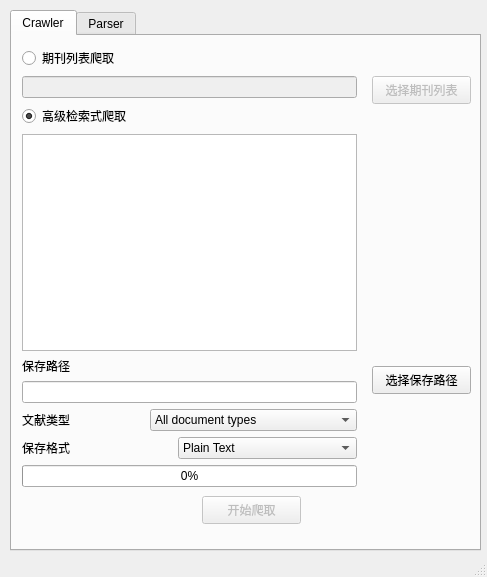
<?xml version="1.0" encoding="UTF-8"?>
<ui version="4.0">
 <class>MainWindow</class>
 <widget class="QMainWindow" name="MainWindow">
  <property name="geometry">
   <rect>
    <x>0</x>
    <y>0</y>
    <width>487</width>
    <height>577</height>
   </rect>
  </property>
  <property name="windowTitle">
   <string>Web of Science Crawler</string>
  </property>
  <widget class="QWidget" name="centralwidget">
   <widget class="QTabWidget" name="tabWidget">
    <property name="geometry">
     <rect>
      <x>10</x>
      <y>10</y>
      <width>471</width>
      <height>541</height>
     </rect>
    </property>
    <property name="currentIndex">
     <number>0</number>
    </property>
    <widget class="QWidget" name="tab">
     <attribute name="title">
      <string>Crawler</string>
     </attribute>
     <widget class="QWidget" name="layoutWidget">
      <property name="geometry">
       <rect>
        <x>10</x>
        <y>10</y>
        <width>335</width>
        <height>441</height>
       </rect>
      </property>
      <layout class="QVBoxLayout" name="verticalLayout_7">
       <item>
        <layout class="QVBoxLayout" name="verticalLayout_5">
         <item>
          <layout class="QVBoxLayout" name="verticalLayout_3">
           <item>
            <layout class="QVBoxLayout" name="verticalLayout">
             <item>
              <widget class="QRadioButton" name="radioButtonJournal">
               <property name="text">
                <string>期刊列表爬取</string>
               </property>
              </widget>
             </item>
             <item>
              <widget class="QLineEdit" name="lineEditJournal">
               <property name="enabled">
                <bool>false</bool>
               </property>
               <property name="readOnly">
                <bool>false</bool>
               </property>
              </widget>
             </item>
            </layout>
           </item>
           <item>
            <layout class="QVBoxLayout" name="verticalLayout_2">
             <item>
              <widget class="QRadioButton" name="radioButtonQuery">
               <property name="text">
                <string>高级检索式爬取</string>
               </property>
               <property name="checked">
                <bool>true</bool>
               </property>
              </widget>
             </item>
             <item>
              <widget class="QTextEdit" name="textEditQuery"/>
             </item>
            </layout>
           </item>
          </layout>
         </item>
         <item>
          <layout class="QVBoxLayout" name="verticalLayout_4">
           <item>
            <widget class="QLabel" name="labelOutputPath">
             <property name="text">
              <string>保存路径</string>
             </property>
            </widget>
           </item>
           <item>
            <widget class="QLineEdit" name="lineEditOutputPath"/>
           </item>
          </layout>
         </item>
        </layout>
       </item>
       <item>
        <layout class="QVBoxLayout" name="verticalLayout_6">
         <item>
          <layout class="QHBoxLayout" name="horizontalLayout">
           <item>
            <widget class="QLabel" name="label">
             <property name="text">
              <string>文献类型</string>
             </property>
            </widget>
           </item>
           <item>
            <widget class="QComboBox" name="comboBoxDocumentType">
             <item>
              <property name="text">
               <string>All document types</string>
              </property>
             </item>
             <item>
              <property name="text">
               <string>Article</string>
              </property>
             </item>
             <item>
              <property name="text">
               <string>Abstract of Published Item</string>
              </property>
             </item>
             <item>
              <property name="text">
               <string>Art Exhibit Review</string>
              </property>
             </item>
             <item>
              <property name="text">
               <string>Bibliography</string>
              </property>
             </item>
             <item>
              <property name="text">
               <string>Biographical-Item</string>
              </property>
             </item>
             <item>
              <property name="text">
               <string>Book</string>
              </property>
             </item>
             <item>
              <property name="text">
               <string>Book Chapter</string>
              </property>
             </item>
             <item>
              <property name="text">
               <string>Book Review</string>
              </property>
             </item>
             <item>
              <property name="text">
               <string>Chronology</string>
              </property>
             </item>
             <item>
              <property name="text">
               <string>Correction</string>
              </property>
             </item>
             <item>
              <property name="text">
               <string>Correction, Addition</string>
              </property>
             </item>
             <item>
              <property name="text">
               <string>Dance Performance Review</string>
              </property>
             </item>
             <item>
              <property name="text">
               <string>Data Paper</string>
              </property>
             </item>
             <item>
              <property name="text">
               <string>Database Review</string>
              </property>
             </item>
             <item>
              <property name="text">
               <string>Discussion</string>
              </property>
             </item>
             <item>
              <property name="text">
               <string>Early Access</string>
              </property>
             </item>
             <item>
              <property name="text">
               <string>Editorial Material</string>
              </property>
             </item>
             <item>
              <property name="text">
               <string>Excerpt</string>
              </property>
             </item>
             <item>
              <property name="text">
               <string>Fiction, Creative Prose</string>
              </property>
             </item>
             <item>
              <property name="text">
               <string>Film Review</string>
              </property>
             </item>
             <item>
              <property name="text">
               <string>Hardware Review</string>
              </property>
             </item>
             <item>
              <property name="text">
               <string>Item About an Individual</string>
              </property>
             </item>
             <item>
              <property name="text">
               <string>Letter</string>
              </property>
             </item>
             <item>
              <property name="text">
               <string>Meeting Abstract</string>
              </property>
             </item>
             <item>
              <property name="text">
               <string>Meeting Summary</string>
              </property>
             </item>
             <item>
              <property name="text">
               <string>Music Performance Review</string>
              </property>
             </item>
             <item>
              <property name="text">
               <string>Music Score</string>
              </property>
             </item>
             <item>
              <property name="text">
               <string>Music Score Review</string>
              </property>
             </item>
             <item>
              <property name="text">
               <string>News Item</string>
              </property>
             </item>
             <item>
              <property name="text">
               <string>Note</string>
              </property>
             </item>
             <item>
              <property name="text">
               <string>Poetry</string>
              </property>
             </item>
             <item>
              <property name="text">
               <string>Proceedings Paper</string>
              </property>
             </item>
             <item>
              <property name="text">
               <string>Record Review</string>
              </property>
             </item>
             <item>
              <property name="text">
               <string>Reprint</string>
              </property>
             </item>
             <item>
              <property name="text">
               <string>Retracted Publication</string>
              </property>
             </item>
             <item>
              <property name="text">
               <string>Retraction</string>
              </property>
             </item>
             <item>
              <property name="text">
               <string>Review</string>
              </property>
             </item>
             <item>
              <property name="text">
               <string>Script</string>
              </property>
             </item>
             <item>
              <property name="text">
               <string>Software Review</string>
              </property>
             </item>
             <item>
              <property name="text">
               <string>TV Review, Radio Review</string>
              </property>
             </item>
             <item>
              <property name="text">
               <string>TV Review, Radio Review Video</string>
              </property>
             </item>
             <item>
              <property name="text">
               <string>Theater Review</string>
              </property>
             </item>
            </widget>
           </item>
          </layout>
         </item>
         <item>
          <layout class="QHBoxLayout" name="horizontalLayout_2">
           <item>
            <widget class="QLabel" name="label_2">
             <property name="text">
              <string>保存格式</string>
             </property>
            </widget>
           </item>
           <item>
            <widget class="QComboBox" name="comboBoxOutputFormat">
             <item>
              <property name="text">
               <string>Plain Text</string>
              </property>
             </item>
             <item>
              <property name="text">
               <string>Bibtex</string>
              </property>
             </item>
             <item>
              <property name="text">
               <string>HTML</string>
              </property>
             </item>
             <item>
              <property name="text">
               <string>Tab-delimited (Win)</string>
              </property>
             </item>
             <item>
              <property name="text">
               <string>Tab-delimited (Mac)</string>
              </property>
             </item>
             <item>
              <property name="text">
               <string>Tab-delimited (Win, UTF-8)</string>
              </property>
             </item>
             <item>
              <property name="text">
               <string>Tab-delimited (Mac, UTF-8)</string>
              </property>
             </item>
            </widget>
           </item>
          </layout>
         </item>
        </layout>
       </item>
       <item>
        <widget class="QProgressBar" name="progressBarDownload">
         <property name="value">
          <number>0</number>
         </property>
         <property name="textVisible">
          <bool>true</bool>
         </property>
         <property name="orientation">
          <enum>Qt::Horizontal</enum>
         </property>
         <property name="invertedAppearance">
          <bool>false</bool>
         </property>
        </widget>
       </item>
      </layout>
     </widget>
     <widget class="QPushButton" name="pushButtonJournal">
      <property name="enabled">
       <bool>false</bool>
      </property>
      <property name="geometry">
       <rect>
        <x>360</x>
        <y>40</y>
        <width>99</width>
        <height>28</height>
       </rect>
      </property>
      <property name="text">
       <string>选择期刊列表</string>
      </property>
     </widget>
     <widget class="QPushButton" name="pushButtonOutputPath">
      <property name="enabled">
       <bool>true</bool>
      </property>
      <property name="geometry">
       <rect>
        <x>360</x>
        <y>330</y>
        <width>99</width>
        <height>28</height>
       </rect>
      </property>
      <property name="text">
       <string>选择保存路径</string>
      </property>
     </widget>
     <widget class="QPushButton" name="pushButtonStartCrawler">
      <property name="enabled">
       <bool>false</bool>
      </property>
      <property name="geometry">
       <rect>
        <x>190</x>
        <y>460</y>
        <width>99</width>
        <height>28</height>
       </rect>
      </property>
      <property name="text">
       <string>开始爬取</string>
      </property>
     </widget>
    </widget>
    <widget class="QWidget" name="tab_2">
     <attribute name="title">
      <string>Parser</string>
     </attribute>
     <widget class="QWidget" name="verticalLayoutWidget">
      <property name="geometry">
       <rect>
        <x>10</x>
        <y>10</y>
        <width>442</width>
        <height>101</height>
       </rect>
      </property>
      <layout class="QVBoxLayout" name="verticalLayout_8">
       <item>
        <widget class="QLabel" name="label_3">
         <property name="text">
          <string>请选择需要解析的文件格式</string>
         </property>
        </widget>
       </item>
       <item>
        <layout class="QHBoxLayout" name="horizontalLayout_3">
         <item>
          <widget class="QRadioButton" name="radioButtonPlaintext">
           <property name="text">
            <string>Plain Text</string>
           </property>
           <property name="checked">
            <bool>true</bool>
           </property>
          </widget>
         </item>
         <item>
          <widget class="QRadioButton" name="radioButtonBibtex">
           <property name="text">
            <string>Bibtex</string>
           </property>
          </widget>
         </item>
         <item>
          <widget class="QRadioButton" name="radioButtonXML">
           <property name="text">
            <string>XML</string>
           </property>
          </widget>
         </item>
        </layout>
       </item>
       <item>
        <layout class="QHBoxLayout" name="horizontalLayout_4">
         <item>
          <widget class="QLineEdit" name="lineEditParsrInputPath"/>
         </item>
         <item>
          <widget class="QPushButton" name="pushButtonParserInput">
           <property name="text">
            <string>选择文件目录</string>
           </property>
          </widget>
         </item>
        </layout>
       </item>
      </layout>
     </widget>
     <widget class="QPushButton" name="pushButtonParserStart">
      <property name="enabled">
       <bool>false</bool>
      </property>
      <property name="geometry">
       <rect>
        <x>190</x>
        <y>400</y>
        <width>93</width>
        <height>28</height>
       </rect>
      </property>
      <property name="text">
       <string>开始解析</string>
      </property>
     </widget>
     <widget class="QWidget" name="verticalLayoutWidget_2">
      <property name="geometry">
       <rect>
        <x>10</x>
        <y>120</y>
        <width>442</width>
        <height>251</height>
       </rect>
      </property>
      <layout class="QVBoxLayout" name="verticalLayout_9">
       <item>
        <widget class="QLabel" name="label_4">
         <property name="text">
          <string>请选择解析结果存放形式</string>
         </property>
        </widget>
       </item>
       <item>
        <layout class="QVBoxLayout" name="verticalLayout_11">
         <item>
          <widget class="QRadioButton" name="radioButtonSQLite">
           <property name="text">
            <string>SQLite</string>
           </property>
           <property name="checked">
            <bool>true</bool>
           </property>
          </widget>
         </item>
         <item>
          <layout class="QHBoxLayout" name="horizontalLayout_6">
           <item>
            <widget class="QLineEdit" name="lineEditParsrSQLiteOutput"/>
           </item>
           <item>
            <widget class="QPushButton" name="pushButtonParserSQLiteOutput">
             <property name="text">
              <string>选择导出目录</string>
             </property>
            </widget>
           </item>
          </layout>
         </item>
        </layout>
       </item>
       <item>
        <layout class="QVBoxLayout" name="verticalLayout_10">
         <item>
          <layout class="QHBoxLayout" name="horizontalLayout_8">
           <item>
            <widget class="QRadioButton" name="radioButtonMySQL">
             <property name="text">
              <string>MySQL</string>
             </property>
            </widget>
           </item>
          </layout>
         </item>
         <item>
          <layout class="QHBoxLayout" name="horizontalLayout_11">
           <item>
            <widget class="QLabel" name="label_7">
             <property name="enabled">
              <bool>true</bool>
             </property>
             <property name="text">
              <string>主 机 地 址：</string>
             </property>
            </widget>
           </item>
           <item>
            <widget class="QLineEdit" name="lineEditParsrMySQLDBAddress">
             <property name="enabled">
              <bool>false</bool>
             </property>
             <property name="text">
              <string>localhost</string>
             </property>
             <property name="echoMode">
              <enum>QLineEdit::Normal</enum>
             </property>
            </widget>
           </item>
          </layout>
         </item>
         <item>
          <layout class="QHBoxLayout" name="horizontalLayout_13">
           <item>
            <widget class="QLabel" name="label_8">
             <property name="enabled">
              <bool>true</bool>
             </property>
             <property name="text">
              <string>数 据 库 名：</string>
             </property>
            </widget>
           </item>
           <item>
            <widget class="QLineEdit" name="lineEditParsrMySQLDBName">
             <property name="enabled">
              <bool>false</bool>
             </property>
             <property name="text">
              <string/>
             </property>
             <property name="echoMode">
              <enum>QLineEdit::Normal</enum>
             </property>
            </widget>
           </item>
          </layout>
         </item>
         <item>
          <layout class="QHBoxLayout" name="horizontalLayout_9">
           <item>
            <widget class="QLabel" name="label_5">
             <property name="text">
              <string>用   户  名：</string>
             </property>
            </widget>
           </item>
           <item>
            <widget class="QLineEdit" name="lineEditParsrMySQLUsername">
             <property name="enabled">
              <bool>false</bool>
             </property>
            </widget>
           </item>
          </layout>
         </item>
         <item>
          <layout class="QHBoxLayout" name="horizontalLayout_10">
           <item>
            <widget class="QLabel" name="label_6">
             <property name="text">
              <string>密       码：</string>
             </property>
            </widget>
           </item>
           <item>
            <widget class="QLineEdit" name="lineEditParsrMySQLPassword">
             <property name="enabled">
              <bool>false</bool>
             </property>
             <property name="echoMode">
              <enum>QLineEdit::Password</enum>
             </property>
            </widget>
           </item>
          </layout>
         </item>
        </layout>
       </item>
      </layout>
     </widget>
    </widget>
   </widget>
  </widget>
  <widget class="QMenuBar" name="menubar">
   <property name="geometry">
    <rect>
     <x>0</x>
     <y>0</y>
     <width>487</width>
     <height>23</height>
    </rect>
   </property>
  </widget>
  <widget class="QStatusBar" name="statusbar"/>
  <action name="actionWeb_of_Science">
   <property name="text">
    <string>Web of Science</string>
   </property>
  </action>
  <action name="actionCNKI">
   <property name="text">
    <string>CNKI</string>
   </property>
  </action>
 </widget>
 <resources/>
 <connections/>
</ui>
